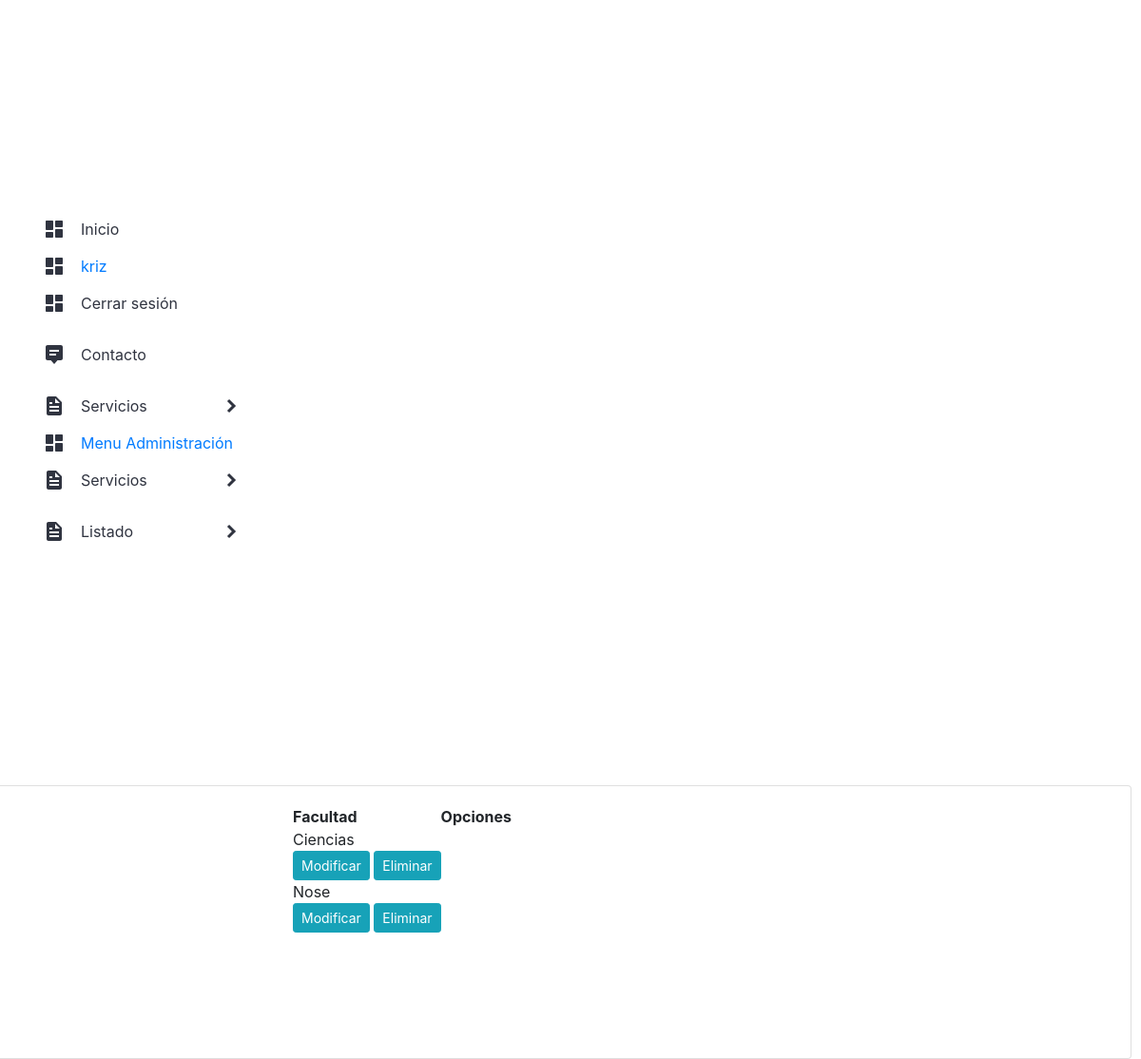
/listar_facultades/ (signed in), run on an earlier commit of the app's database.
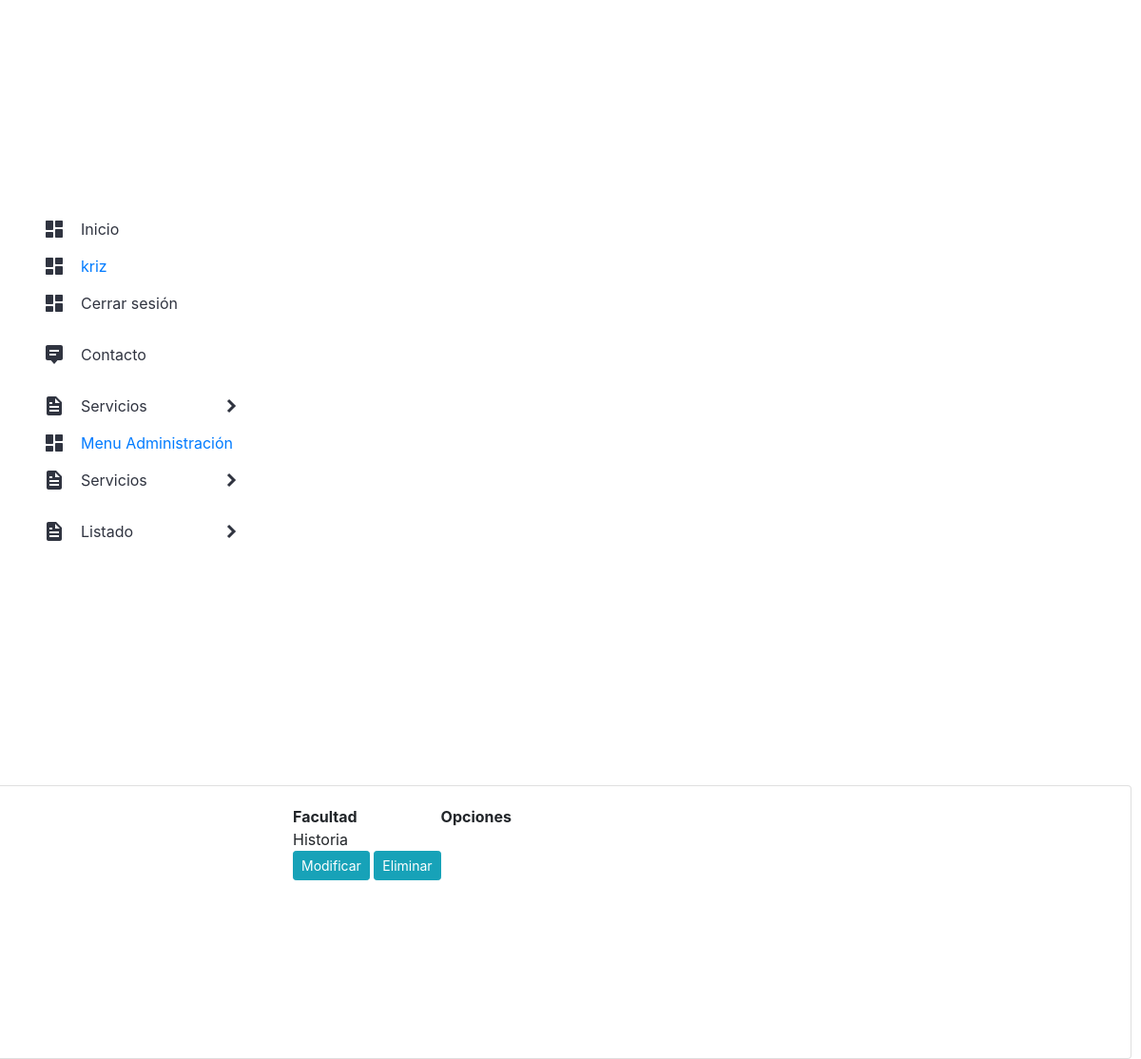
And on a later commit of the database.
### app/models.py (models this page shows, shortened)
class Facultad (models.Model):
    nombre_facultad = models.CharField(max_length=255)
    vigente = models.BooleanField()
    sede = models.ForeignKey(Sede, on_delete = models.PROTECT)

### app/views.py (the view)
# urls.py: path('listar_facultades/', listar_facultades, name="listar_facultades"),
@login_required
def listar_facultades(request):
    Facultades = Facultad.objects.all()
    data = {
        'Facultades': Facultades
    }
    return render(request, 'app/productos/listar_facultades.html', data)

### app/templates/app/productos/listar_facultades.html (shortened to what this page needs)
{% extends 'app/base.html' %}
{% block contenido %}
{% load humanize %}
<div class="card">
    <div class="card-body">
        <div class="row">
            <div class="col-12 col-md-6 offset-md-3">
                <table>
                    <tr>
                        <th>Facultad</th>
                        <th>Opciones</th>
                    </tr>
                    {% for f in Facultades %}
                    <tr>
                        <td>{{ f.nombre_facultad | title }}</td>
                    </tr>
                    <td>
                        <a href="{% url 'modificar_facultades' f.id %}" class="btn btn-info btn-sm">Modificar</a>
                        <a href="#" onclick="eliminarFacultades({{ f.id }})" class="btn btn-info btn-sm">Eliminar</a>
                    </td>
                    {%endfor%}
                </table>
            </div>
        </div>
    </div>
</div>
{% endblock %}

What changed in the data, as far as the page shows it:
removed Facultad: nombre_facultad "Nose"
changed Facultad: nombre_facultad "Ciencias" → "Historia"
